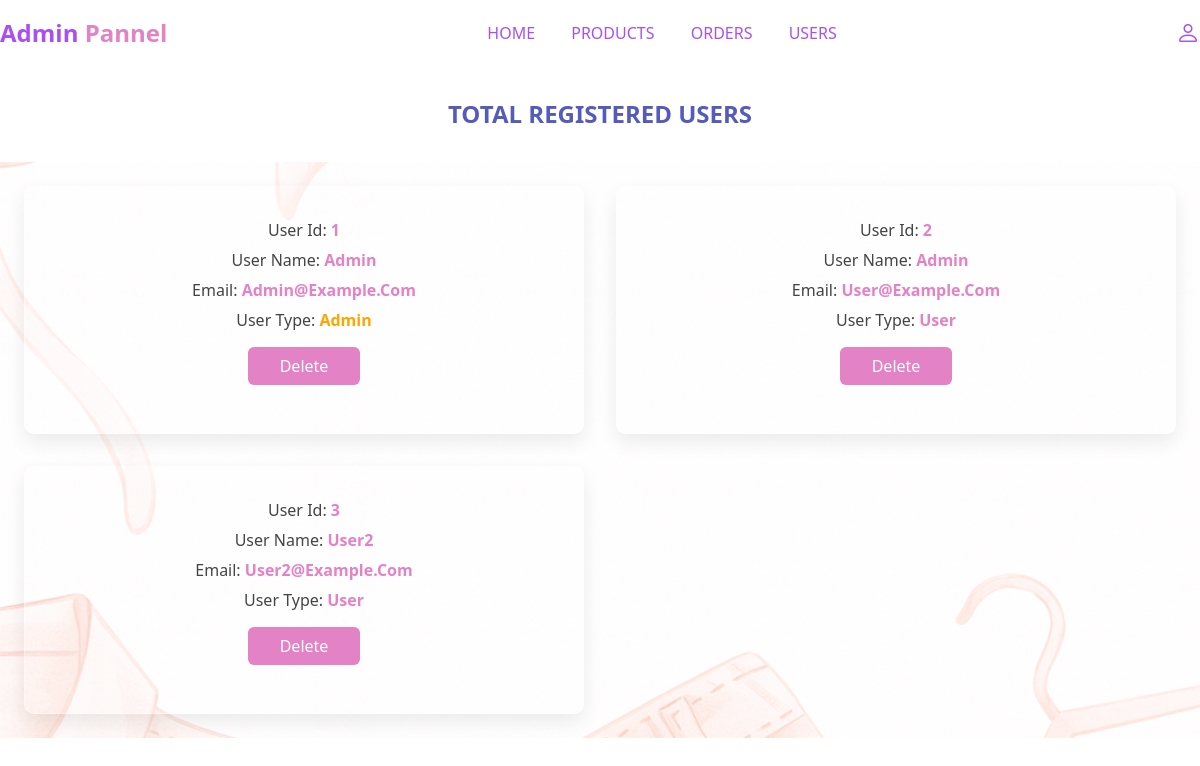
The page /admin_user.php (signed in) on the database its author committed.
### tables this page shows
CREATE TABLE `users` (
  `id` int(100) NOT NULL,
  `name` varchar(100) NOT NULL,
  `email` varchar(100) NOT NULL,
  `password` varchar(100) NOT NULL,
  `user_type` varchar(100) NOT NULL DEFAULT 'user'
);

### admin_user.php (the view, shortened to what this page needs)
<!DOCTYPE html>
<html lang="en">
<head>
	<link rel="stylesheet" href="https://cdn.jsdelivr.net/npm/bootstrap-icons@1.10.2/font/bootstrap-icons.css">
	<link rel="stylesheet" type="text/css" href="style.css">
</head>
<body>
	<?php include 'admin_header.php'; ?>
	<section class="user-container">
		<h1 class="title">total registered users</h1>
		<div class="box-container">
			<?php
				$select_users = mysqli_query($conn, "SELECT * FROM `users`") or die('query failed');
				if(mysqli_num_rows($select_users)>0){
					while($fetch_users = mysqli_fetch_assoc($select_users)){
			?>
			<div class="box">
				<p>user id: <span><?php echo $fetch_users['id']; ?></span></p>
				<p>user name: <span><?php echo $fetch_users['name']; ?></span></p>
				<p>email: <span><?php echo $fetch_users['email']; ?></span></p>
				<p>user type: <span style="color:<?php if($fetch_users['user_type']=='admin'){echo 'orange';}; ?>"><?php echo $fetch_users['user_type']; ?></span></p>
				<a href="admin_user.php?delete=<?php echo $fetch_users['id']; ?>" class="delete" onclick="return confirm('delete this')">Delete</a>
			</div>
			<?php
					}
				}
			?>
		</div>
	</section>
</body>
</html>

### style.css (style rules this page uses)
* { margin: 0; padding: 0; box-sizing: border-box; font-family: 'Segoe UI', sans-serif; }
:root { --white-alpha-40: rgba(255,255,255,0.35); --white-alpha-25: rgba(255,255,255,0.15); --blur: blur(6px); --accent: #6a5acd; --highlight: #e382c5; --shadow: 0 0.5rem 1.2rem rgba(0,0,0,0.08); }
a { text-decoration: none; color: inherit; }
.title { text-align: center; text-transform: uppercase; margin: 2rem 0; color: #545bba; }
.box-container { padding: 3% 8%; display: grid; grid-template-columns: repeat(3, 1fr); gap: 2rem; background-image: url('image/bg2-img.png'); background-size: cover; background-position: center; width: 100%; }
.box-container .box { background: var(--white-alpha-25); border: 1px solid var(--white-alpha-40); box-shadow: var(--shadow); padding: 1.5rem 1.5rem 3rem; text-align: center; border-radius: 10px; transition: transform 0.3s ease, box-shadow 0.3s ease; }
.box-container .box p { font-size: 1rem; text-transform: capitalize; margin-top: 0.5rem; color: #444; }
.edit, .delete { margin-top: 1rem; text-transform: capitalize; color: #fff; background: var(--highlight); padding: .5rem 2rem; border-radius: 6px; transition: all 0.3s ease; display: inline-block; }
.user-container .box-container { padding: 2%; display: grid; grid-template-columns: repeat(auto-fit, minmax(25rem, 1fr)); gap: 2rem; }
.user-container .box-container .box { background: var(--white-alpha-25); border: 1px solid var(--white-alpha-40); box-shadow: var(--shadow); padding: 1.5rem 1.5rem 3rem; border-radius: 10px; text-align: center; }
.user-container .box-container .box span { color: var(--highlight); font-weight: 600; }
.user-container .box-container .box .delete { margin-top: 1rem; }

### rows shown on the page
users: id "1", name "Admin", email "Admin@example.com", user_type "Admin"
users: id "2", name "Admin", email "User@example.com", user_type "User"
users: id "3", name "User2", email "User2@example.com", user_type "User"
